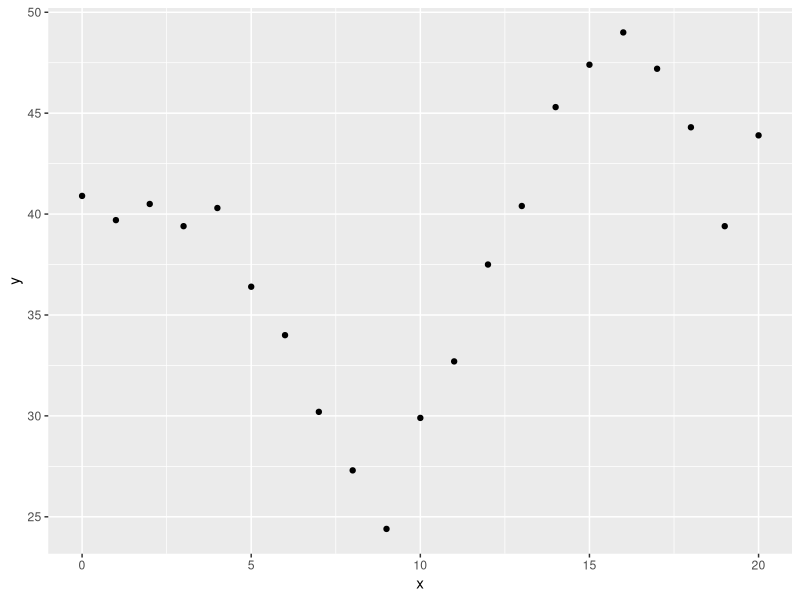
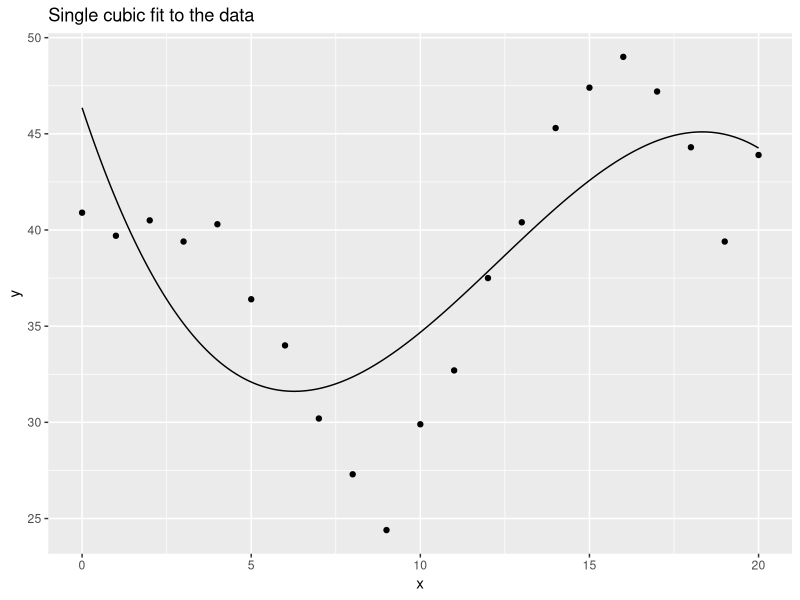
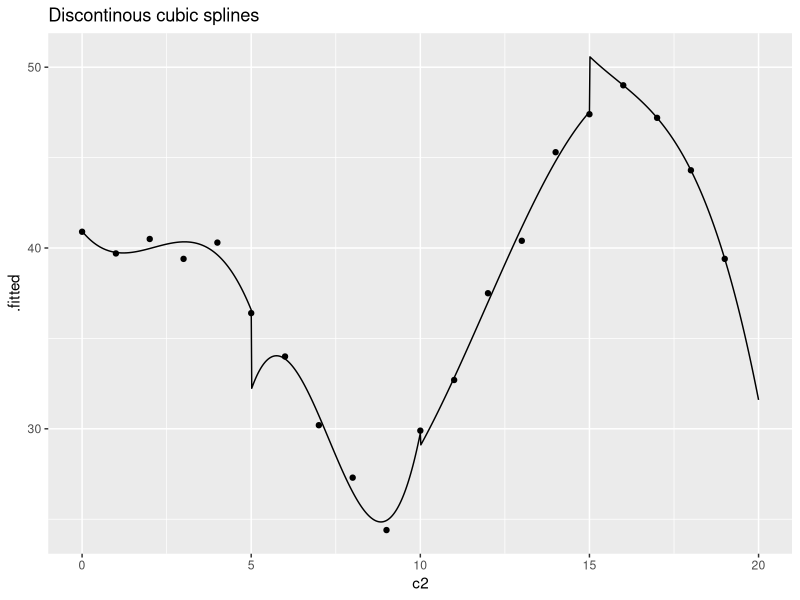
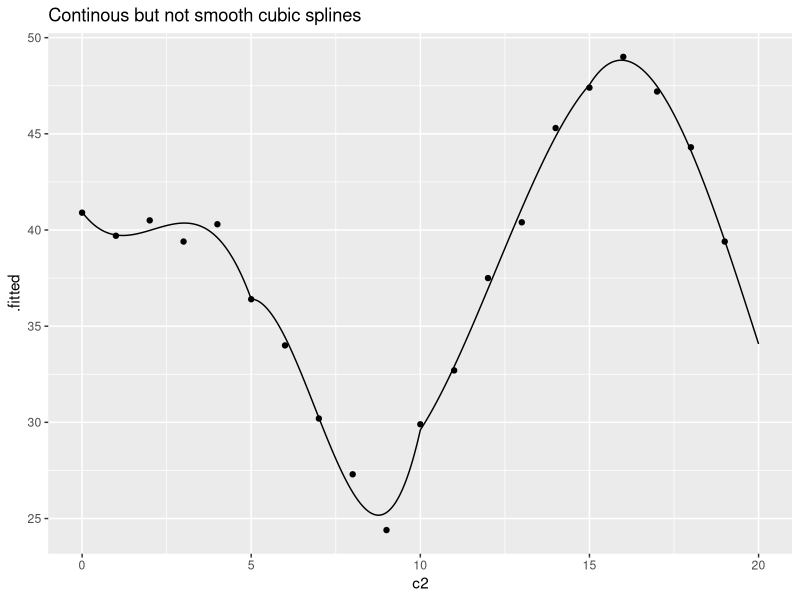
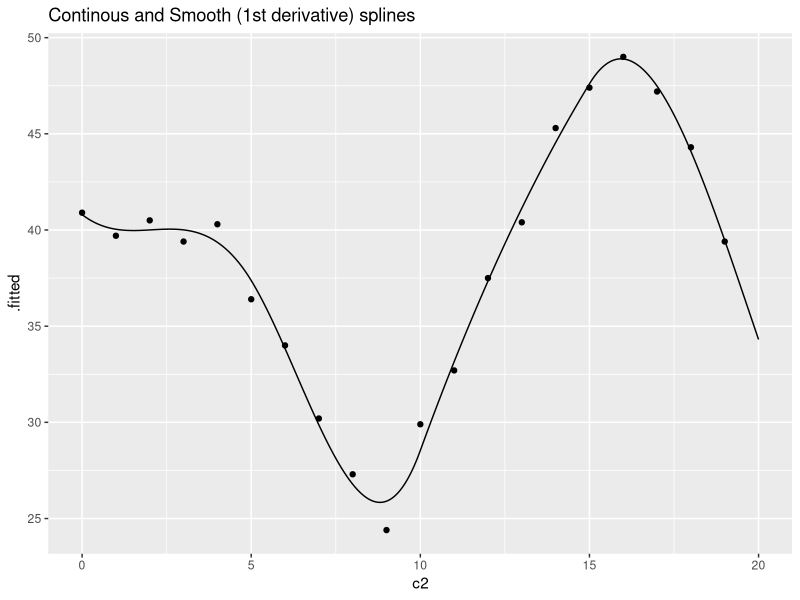
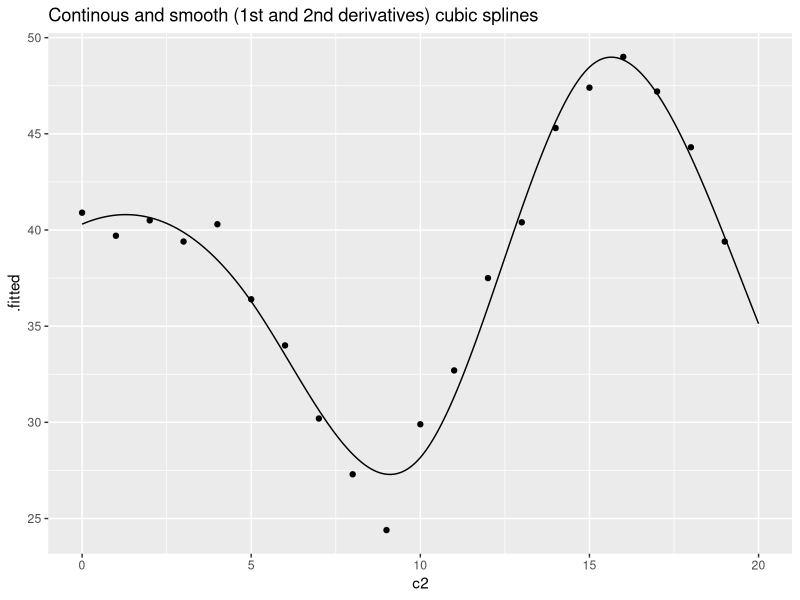
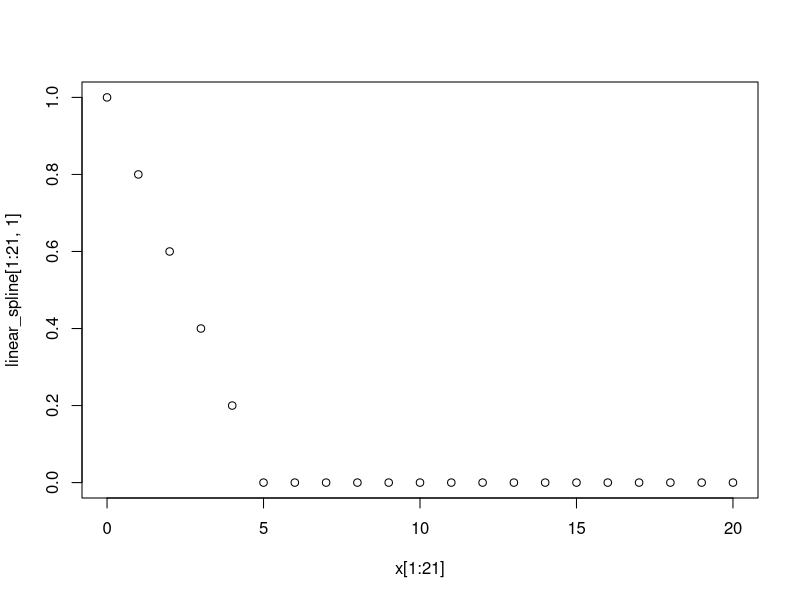
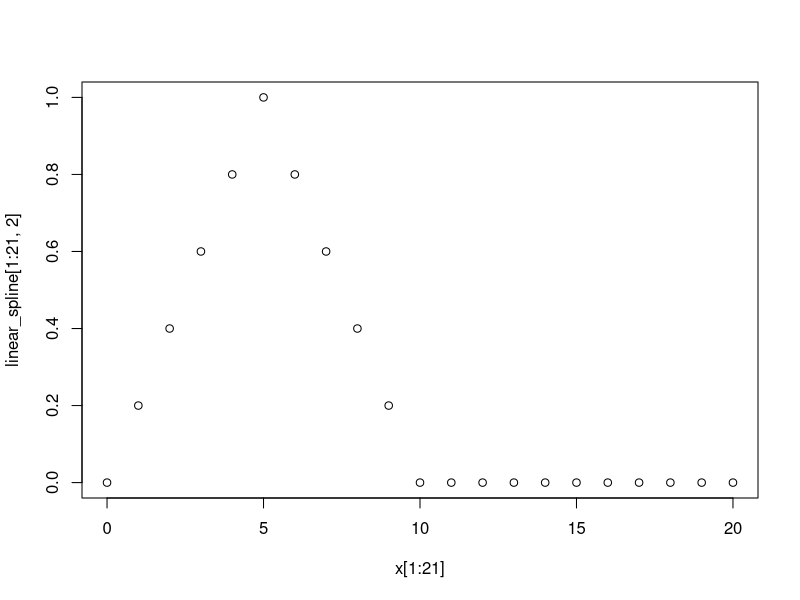

These charts were generated, in order, by the following R code:
## ---- chunk 1
suppressMessages(suppressWarnings(library(broom)))
suppressMessages(suppressWarnings(library(dplyr)))
suppressMessages(suppressWarnings(library(knitr)))
suppressMessages(suppressWarnings(library(magrittr)))
suppressMessages(suppressWarnings(library(splines)))
suppressMessages(suppressWarnings(library(tidyr)))
## ---- chunk 2
library(ggplot2)
x <- 0:20
y <- rep(40, 21)
y[6:21] <- y[6:21]-3*(1:15)
y[11:21] <- y[11:21]+7*(1:10)
y[16:21] <- y[16:21]-(1:5)^2
y <- y+round(rnorm(10), 1)
simulated_example <- data.frame(x, y)
simulated_example
ggplot(simulated_example, aes(x, y)) +
  geom_point()
## ---- chunk 3
x <- c(0:20, setdiff(seq(0, 20, by=1/64), 0:20))
xm <- data.frame(
  c1 =rep(1, length(x)),
  c2 =x,
  c3 =x^2,
  c4 =x^3,
  c5 =(x> 5)*rep(1, length(x)),
  c6 =(x> 5)*(x- 5),
  c7 =(x> 5)*(x- 5)^2,
  c8 =(x> 5)*(x- 5)^3,
  c9 =(x>10)*rep(1, length(x)),
  c10=(x>10)*(x-10),
  c11=(x>10)*(x-10)^2,
  c12=(x>10)*(x-10)^3,
  c13 =(x>15)*rep(1, length(x)),
  c14=(x>15)*(x-15),
  c15=(x>15)*(x-15)^2,
  c16=(x>15)*(x-15)^3,
  y=NA
)
xm$y[1:21] <- y
## ---- chunk 4
kable(xm[1:21, 1:4])
single_cubic_model <- lm(y~c2+c3+c4, data=xm)
single_cubic_model %>% 
  augment(newdata=xm) %>%
  ggplot(aes(x, y)) + 
    geom_point() +
    geom_line(aes(y=.fitted)) +
    ggtitle("Single cubic fit to the data")
## ---- chunk 5
kable(xm[1:20, ])
xm$y <- NA
xm$y[1:20] <- y
four_independent_cubics <- 
  lm(y~c2+c3+c4+c5+c6+c7+c8+c9+c10+c11+c12+c13+c14+c15+c16, data=xm)
augment(four_independent_cubics, newdata=xm) %>%
  ggplot(aes(c2, .fitted)) +
    geom_line() +
    geom_point(aes(c2, y)) + 
    ggtitle("Discontinous cubic splines")
## ---- chunk 6
kable(xm[1:20, c(1:4, 6:8, 10:12, 14:16)])
four_continuous_cubics <- 
  lm(y~c2+c3+c4+c6+c7+c8+c10+c11+c12+c14+c15+c16, data=xm)
augment(four_continuous_cubics, newdata=xm) %>%
  ggplot(aes(c2, .fitted)) +
    geom_line() +
    geom_point(aes(c2, y)) +
    ggtitle("Continous but not smooth cubic splines")

## ---- chunk 7
kable(xm[1:20, c(1:4, 7:8, 11:12, 15:16)])
four_smooth_cubics <- 
  lm(y~c2+c3+c4+c7+c8+c11+c12+c15+c16, data=xm)
augment(four_smooth_cubics, newdata=xm) %>%
  ggplot(aes(c2, .fitted)) +
    geom_line() +
    geom_point(aes(c2, y)) + 
    ggtitle("Continous and Smooth (1st derivative) splines")

## ---- chunk 8
kable(xm[1:20, c(1:4, 8, 12, 16)])
spline_model <- 
  lm(y~c2+c3+c4+c8+c12+c16, data=xm)
augment(spline_model, newdata=xm) %>%
  ggplot(aes(c2, .fitted)) +
    geom_line() +
    geom_point(aes(c2, y)) +
    ggtitle("Continous and smooth (1st and 2nd derivatives) cubic splines")
## ---- chunk 9
round(cor(xm[c(2:4, 8, 12, 16)]), 2)
## ---- chunk 10
linear_spline <- bs(xm$c2, knots=c(5, 10, 15), degree=1, intercept=TRUE)
kable(linear_spline[1:21, ])
plot(x[1:21], linear_spline[1:21 , 1])
plot(x[1:21], linear_spline[1:21 , 2])
plot(x[1:21], linear_spline[1:21 , 3])
plot(x[1:21], linear_spline[1:21 , 4])
plot(x[1:21], linear_spline[1:21 , 5])

lm(xm$y~linear_spline) %>%
  augment(newdata=xm) %>%
  ggplot(aes(c2, .fitted)) +
    geom_line() +
    geom_point(aes(c2, y)) + 
    ggtitle("Linear splines")
## ---- chunk 11
quadratic_spline <- bs(xm$c2, knots=c(5, 10, 15), degree=2, intercept=TRUE)
kable(quadratic_spline[1:21, ])
plot(x[1:21], quadratic_spline[1:21 , 1])
plot(x[1:21], quadratic_spline[1:21 , 2])
plot(x[1:21], quadratic_spline[1:21 , 3])
plot(x[1:21], quadratic_spline[1:21 , 4])
plot(x[1:21], quadratic_spline[1:21 , 5])

lm(xm$y~quadratic_spline) %>%
  augment(newdata=xm) %>%
  ggplot(aes(c2, .fitted)) +
    geom_line() +
    geom_point(aes(c2, y)) + 
    ggtitle("quadratic splines")
## ---- chunk 12
cubic_spline <- bs(xm$c2, knots=c(5, 10, 15), degree=3, intercept=TRUE)
kable(cubic_spline[1:21, ])
plot(x[1:21], cubic_spline[1:21 , 1])
plot(x[1:21], cubic_spline[1:21 , 2])
plot(x[1:21], cubic_spline[1:21 , 3])
plot(x[1:21], cubic_spline[1:21 , 4])
plot(x[1:21], cubic_spline[1:21 , 5])

lm(xm$y~cubic_spline) %>%
  augment(newdata=xm) %>%
  ggplot(aes(c2, .fitted)) +
    geom_line() +
    geom_point(aes(c2, y)) + 
    ggtitle("cubic splines")
